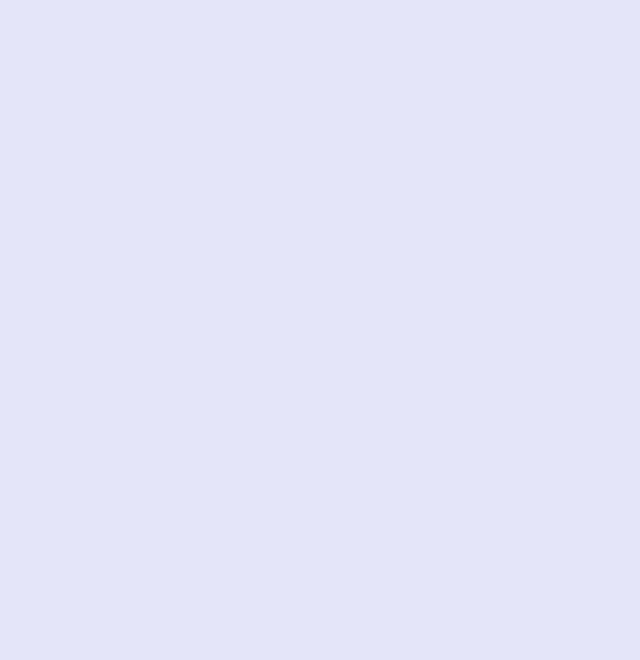
Frame 1 (no input)
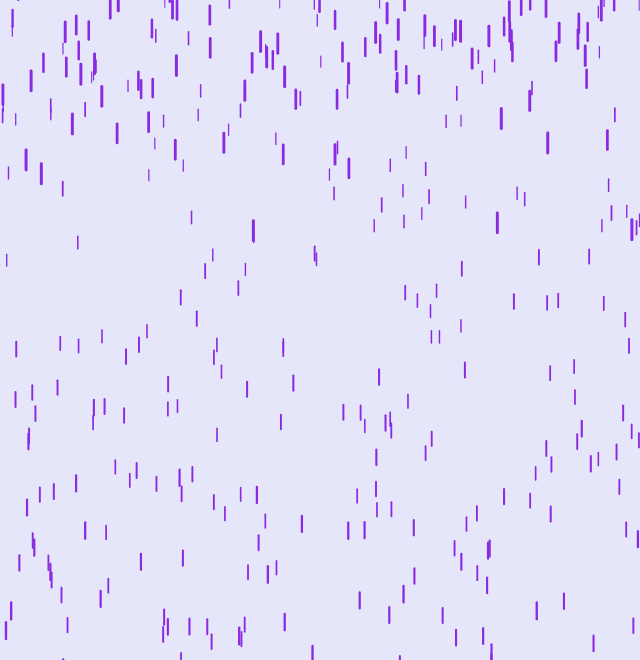
Frame 60 (no input)
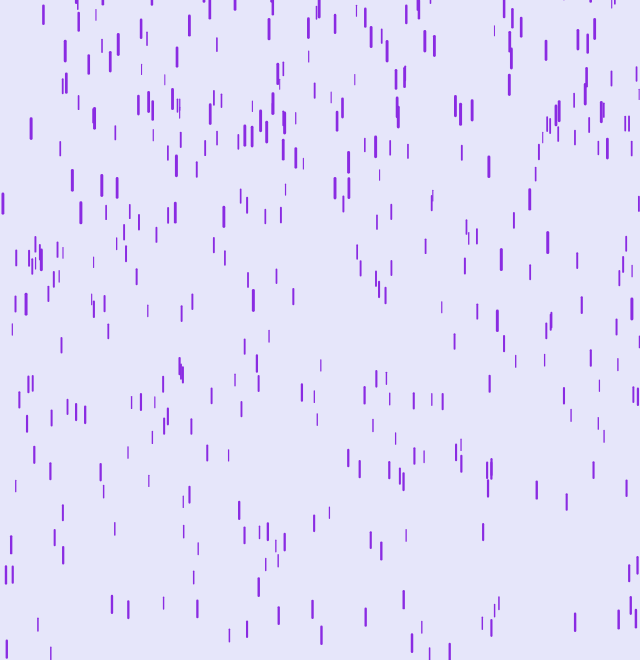
Frame 120 (the mouse pressed at the canvas centre since frame 60)

The p5.js sketch that drew these frames (run headless with seeded random() and noise() and a simulated clock; from frame 60 on, the mouse is pressed at the canvas centre):

// p5.js sketch
// ── sketch.js
// Purple rain
// rain - (138, 43, 226)
// background - (230, 230, 250)


let drops = [];


function setup() {
  createCanvas(640, 660);
  for(let i = 0; i < 500; i++) {
    drops[i] = new Drop();
  }
}

function draw() {
  background(230, 230, 250);
  for(let i = 0; i < drops.length; i++) {
    drops[i].fall();
    drops[i].show();
  }
}

// ── drop.js
function Drop() {
  this.x = random(width); // give drops a random width location
  this.y = random(-500, -50); // drops starts off the screen
  this.z = random(0, 20);
  this.len = map(this.z, 0, 20, 10, 20); // map len from 10 to 20
  this.yspeed = map(this.z, 0, 20, 1, 20); // map speed from 1 to 20

  this.fall = () => {
    this.y += this.yspeed;
    // the closer the drops are, the gravity gets higher
    let grav = map(this.z, 0, 20, 0, 0.2);
    this.yspeed = this.yspeed + grav;


    if(this.y > height) {
      this.y = random(-200, -100);
      this.yspeed = map(this.z, 0, 20, 4, 10);
    }
  }

  this.show = () => {
    let thick = map(this.z, 0, 20, 1, 3);
    strokeWeight(thick);
    stroke(138, 43, 226);
    line(this.x, this.y, this.x, this.y + this.len);
  }
}
